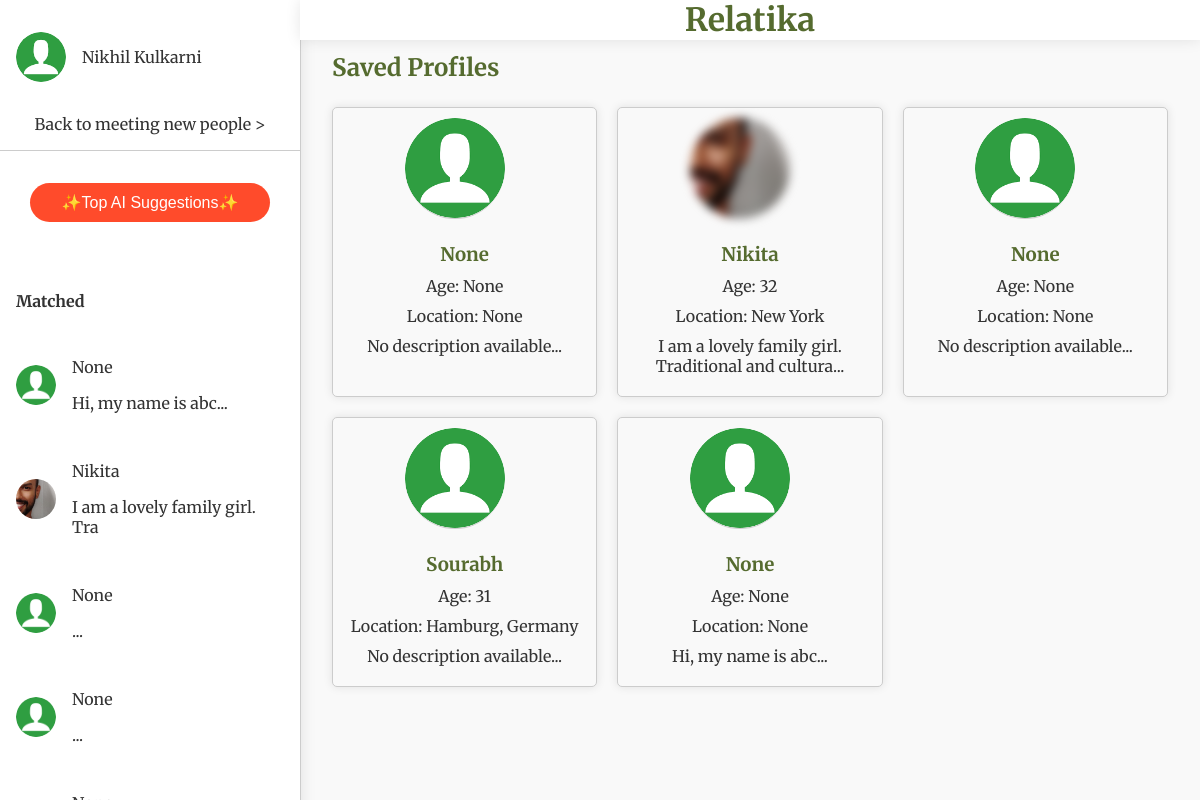
Screenshot of /saved (signed in) with the database file from the repository.
### tables this page shows
CREATE TABLE "users" (
	"id"	INTEGER,
	"username"	TEXT NOT NULL UNIQUE,
	"password"	TEXT NOT NULL,
	"about"	TEXT,
	"name"	TEXT,
	"age"	INTEGER,
	"gender"	TEXT,
	"looking_for"	TEXT,
	"location"	TEXT,
	"latitude"	REAL,
	"longitude"	REAL,
	"email"	TEXT,
	"tel"	TEXT,
	"instagram"	TEXT,
	"telegram"	TEXT,
	PRIMARY KEY("id" AUTOINCREMENT)
);

CREATE TABLE "photos" (
	"id"	INTEGER,
	"user_id"	INTEGER,
	"filename"	TEXT,
	PRIMARY KEY("id" AUTOINCREMENT)
);

### app.py (the view)
@app.route('/saved')
def saved():
    if 'user_id' not in session:
        return redirect(url_for('login'))
    user_id = session['user_id']
    conn = get_db_connection()
    photo_reveals = conn.execute('SELECT requestee_id as user_id FROM photo_reveals WHERE requester_id = ?', (user_id,)).fetchall()
    contact_shares = conn.execute('SELECT requestee_id as user_id FROM contact_shares WHERE requester_id = ?', (user_id,)).fetchall()
    heart_likes = conn.execute('SELECT profile_id as user_id FROM saved_profiles WHERE user_id = ?', (user_id,)).fetchall()
    saved_profiles = list({row['user_id'] for row in photo_reveals + contact_shares + heart_likes})
    if saved_profiles:
        placeholders = ', '.join(['?'] * len(saved_profiles))
        users = conn.execute(f'SELECT id, name, age, location, about FROM users WHERE id IN ({placeholders})', tuple(saved_profiles)).fetchall()
        users_list = [dict(user) for user in users]
        for user in users_list:
            photo = conn.execute('SELECT filename FROM photos WHERE user_id = ?', (user['id'],)).fetchone()
            user['photo'] = photo['filename'] if photo else None
        random.shuffle(users_list)
    else:
        users_list = []
    conn.close()
    return render_template('saved.html', users=users_list)

### app.py (called while the page is built)
def get_db_connection():
    retries = 5
    while retries > 0:
        try:
            conn = sqlite3.connect(users_table, check_same_thread=False)
            conn.row_factory = sqlite3.Row
            return conn
        except sqlite3.OperationalError as e:
            if 'database is locked' in str(e):
                time.sleep(1)
                retries -= 1
            else:
                raise e
    raise Exception("Database is locked for too long, giving up.")

@app.context_processor
def inject_user():
    return dict(user=g.user, matches=g.matches, saved_profiles=g.saved_profiles,notification_count = g.notification_count)

### templates/saved.html (shortened to what this page needs)
{% extends "base.html" %}
{% block content %}
<h2>Saved Profiles</h2>
<div class="grid-container">
    {% for user in users %}
    <div class="grid-item" onclick="location.href='/view_profile/{{ user.id }}'">
        <div class="profile">
            <div class="profile-photo">
                {% if user.photo %}
                <img src="{{ url_for('static', filename='uploads/' ~ user.photo) }}" alt="User Photo" style="width:100px; height:100px; filter: blur(5px);">
                {% else %}
                <img src="{{ url_for('static', filename='placeholder.png') }}" alt="Placeholder Photo" style="width:100px; height:100px;">
                {% endif %}
            </div>
            <div class="profile-info">
                <h3>{{ user.name }}</h3>
                <p>Age: {{ user.age }}</p>
                <p>Location: {{ user.location }}</p>
                <p>{{ user.about[:50] if user.about else 'No description available' }}...</p>
            </div>
        </div>
    </div>
    {% endfor %}
</div>
{% endblock %}

### templates/base.html (shortened to what this page needs)
<!DOCTYPE html>
<html lang="en">
<head>
    <link rel="stylesheet" href="{{ url_for('static', filename='css/styles.css') }}">
</head>
<body>
    <div class="sidebar" id="sidebar">
        <div class="sidebar-fixed" id="sidebar-content">
            <div class="user-thumbnail" onclick="showUserMenu()">
                <img src="{{ url_for('static', filename='uploads/' ~ user.photo) if user.photo else url_for('static', filename='placeholder.png') }}" alt="User Photo">
                <span>{{ user.name }}</span>
            </div>
            <div id="menu-content">
                {% if not request.path.startswith('/view_profile/') %}
                <div id="meet" class="back-to-meeting">
                    Back to meeting new people >
                </div>
                {% endif %}
                <button class="ai-suggestion-button" onclick="location.href='/ai_suggestions'">✨Top AI Suggestions✨</button>
                <div class="matches">
                    <h4>Matched</h4>
                    {% for match in matches %}
                    <div class="match" onclick="location.href='/view_profile/{{ match.user_id }}'">
                        <img src="{{ url_for('static', filename='uploads/' ~ match.photo) if match.photo else url_for('static', filename='placeholder.png') }}" alt="User Photo">
                        <div>
                            <p>{{ match.name }}</p>
                            <p>{{ match.about_glimpse[:30] }}</p>
                        </div>
                    </div>
                    {% endfor %}
                </div>
            </div>
        </div>
    </div>
    <div class="header">
        <h1>Relatika</h1>
    </div>
    <div class="content" id="content">
        {% block content %}
        {% endblock %}
    </div>
</body>
</html>

### static/css/styles.css (style rules this page uses)
body { font-family: Arial, sans-serif; background-color: #f0f4f3; color: #2f4f4f; margin: 0; padding: 0; }
h1, h2, h3 { color: #556b2f; }
.grid-container { display: grid; grid-template-columns: repeat(auto-fill, minmax(200px, 1fr)); gap: 20px; }
.grid-item { border: 1px solid #ccc; padding: 10px; border-radius: 5px; background-color: #f9f9f9; text-align: center; cursor: pointer; }
.profile-photo img { border-radius: 50%; margin-bottom: 10px; }
.profile-photo img { border-radius: 50%; margin-right: 20px; }
.profile-info { flex: 1; }

### templates/base.html (style rules this page uses)
body { font-family: 'Merriweather', serif; margin: 0; padding: 0; background-color: #f9f9f9; color: #333; display: flex; overflow: hidden; }
.sidebar { width: 300px; background-color: #fff; border-right: 1px solid #ccc; height: 100vh; position: fixed; box-shadow: 0 0 15px rgba(0, 0, 0, 0.1); display: flex; flex-direction: column; padding-top: 1rem; }
.sidebar-fixed { position: sticky; top: 0; z-index: 1000; background-color: #fff; }
.user-thumbnail { display: flex; align-items: center; padding: 1rem; cursor: pointer; position: relative; }
.user-thumbnail img { border-radius: 50%; width: 50px; height: 50px; margin-right: 1rem; }
.sidebar .matches { padding: 1rem; overflow-y: auto; flex: 1; max-height: calc(100vh - 200px); }
.sidebar .match { display: flex; align-items: center; padding: 0.5rem 0; cursor: pointer; }
.sidebar .match img { border-radius: 50%; width: 40px; height: 40px; margin-right: 1rem; }
.content { margin-left: 300px; padding: 2rem; flex: 1; overflow-y: auto; }
.content h2 { margin-bottom: 1.5rem; }
.back-to-meeting { padding: 1rem; border-bottom: 1px solid #ccc; cursor: pointer; text-align: center; }
.ai-suggestion-button { background-color: #ff4b2b; color: white; border: none; border-radius: 25px; padding: 10px 20px; cursor: pointer; margin: 2rem auto; display: block; font-size: 1rem; transition: background-color 0.3s ease; text-align: center; width: 80%; }
.grid-container { display: grid; grid-template-columns: repeat(auto-fill, minmax(250px, 1fr)); gap: 20px; }
.grid-item { background-color: #fff; border-radius: 10px; box-shadow: 0 0 10px rgba(0, 0, 0, 0.1); overflow: hidden; text-align: center; padding: 1rem; }
.grid-item img { width: 100%; height: 200px; object-fit: cover; border-bottom: 1px solid #ccc; }
.grid-item h3, .grid-item p { margin: 10px 0; }
.header { text-align: center; padding: 0; position: fixed; top: 0; left: 300px; width: calc(100% - 300px); background-color: #fff; z-index: 1000; box-shadow: 0 0 15px rgba(0, 0, 0, 0.1); }
.header h1 { margin: 0; font-size: 2rem; }

### templates/saved.html (style rules this page uses)
.grid-container { display: grid; grid-template-columns: repeat(auto-fill, minmax(200px, 1fr)); gap: 20px; }
.grid-item { border: 1px solid #ccc; padding: 10px; border-radius: 5px; background-color: #f9f9f9; text-align: center; cursor: pointer; }
.profile-photo img { border-radius: 50%; margin-bottom: 10px; }

### rows the page displays
users: name "Nikhil Kulkarni"
users: name "None", about_glimpse "Hi, my name is abc...", age "None", location "None", about "Hi, my name is abc"
photos: filename (picture)
users: name "Nikita", name "Nikita", location "New York", about "I am a lovely family girl. Traditional and cultura"
users: name "None", about_glimpse "..."
users: name "Sourabh", age "31", location "Hamburg, Germany", about "No description available"

### other values shown
{{ match.about_glimpse[:30] }} "I am a lovely family girl. Tra" "..."
{{ match.name }} "None"
{{ user.name }} "None" "None"
{{ user.age }} "None" "32" "None"
{{ user.location }} "None" "None"
{{ user.about[:50] if user.about else 'No description available' }} "No description available" "No description available"
